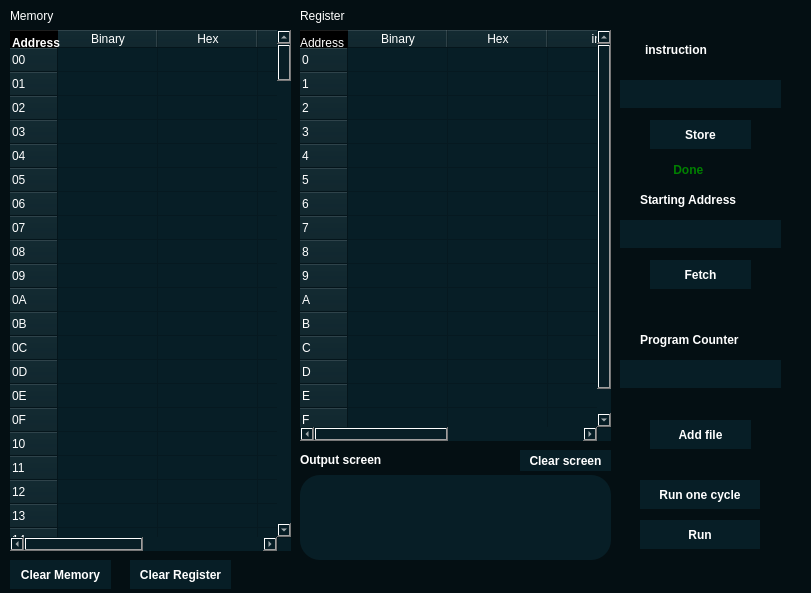
<?xml version="1.0" encoding="UTF-8"?>
<ui version="4.0">
 <class>MainWindow</class>
 <widget class="QMainWindow" name="MainWindow">
  <property name="geometry">
   <rect>
    <x>0</x>
    <y>0</y>
    <width>811</width>
    <height>593</height>
   </rect>
  </property>
  <property name="sizePolicy">
   <sizepolicy hsizetype="Ignored" vsizetype="Preferred">
    <horstretch>0</horstretch>
    <verstretch>0</verstretch>
   </sizepolicy>
  </property>
  <property name="minimumSize">
   <size>
    <width>811</width>
    <height>593</height>
   </size>
  </property>
  <property name="maximumSize">
   <size>
    <width>811</width>
    <height>593</height>
   </size>
  </property>
  <property name="windowTitle">
   <string>Vole Machine</string>
  </property>
  <widget class="QWidget" name="centralwidget">
   <property name="styleSheet">
    <string notr="true">*{
border:none;
background-color:transparent;
color:#fff;
}
#centralwidget{
background-color:#040f13;
}
QPushbutton{
	padding:10px;
	background-color:#040f13;
	border-radius:5px;
	height:30px;
	text-align:center;
}
</string>
   </property>
   <widget class="QTableWidget" name="Memory_T">
    <property name="geometry">
     <rect>
      <x>10</x>
      <y>30</y>
      <width>281</width>
      <height>521</height>
     </rect>
    </property>
    <property name="font">
     <font>
      <family>Arial</family>
      <pointsize>13</pointsize>
      <bold>true</bold>
     </font>
    </property>
    <property name="styleSheet">
     <string notr="true">background-color:#071e26;
border-radius:20px;</string>
    </property>
    <property name="editTriggers">
     <set>QAbstractItemView::NoEditTriggers</set>
    </property>
    <property name="selectionMode">
     <enum>QAbstractItemView::SingleSelection</enum>
    </property>
    <property name="sortingEnabled">
     <bool>false</bool>
    </property>
    <attribute name="verticalHeaderDefaultSectionSize">
     <number>24</number>
    </attribute>
    <row>
     <property name="text">
      <string>00         </string>
     </property>
    </row>
    <row>
     <property name="text">
      <string>01</string>
     </property>
    </row>
    <row>
     <property name="text">
      <string>02</string>
     </property>
    </row>
    <row>
     <property name="text">
      <string>03</string>
     </property>
    </row>
    <row>
     <property name="text">
      <string>04</string>
     </property>
    </row>
    <row>
     <property name="text">
      <string>05</string>
     </property>
    </row>
    <row>
     <property name="text">
      <string>06</string>
     </property>
    </row>
    <row>
     <property name="text">
      <string>07</string>
     </property>
    </row>
    <row>
     <property name="text">
      <string>08</string>
     </property>
    </row>
    <row>
     <property name="text">
      <string>09</string>
     </property>
    </row>
    <row>
     <property name="text">
      <string>0A</string>
     </property>
    </row>
    <row>
     <property name="text">
      <string>0B</string>
     </property>
    </row>
    <row>
     <property name="text">
      <string>0C</string>
     </property>
    </row>
    <row>
     <property name="text">
      <string>0D</string>
     </property>
    </row>
    <row>
     <property name="text">
      <string>0E</string>
     </property>
    </row>
    <row>
     <property name="text">
      <string>0F</string>
     </property>
    </row>
    <row>
     <property name="text">
      <string>10</string>
     </property>
    </row>
    <row>
     <property name="text">
      <string>11</string>
     </property>
    </row>
    <row>
     <property name="text">
      <string>12</string>
     </property>
    </row>
    <row>
     <property name="text">
      <string>13</string>
     </property>
    </row>
    <row>
     <property name="text">
      <string>14</string>
     </property>
    </row>
    <row>
     <property name="text">
      <string>15</string>
     </property>
    </row>
    <row>
     <property name="text">
      <string>16</string>
     </property>
    </row>
    <row>
     <property name="text">
      <string>17</string>
     </property>
    </row>
    <row>
     <property name="text">
      <string>18</string>
     </property>
    </row>
    <row>
     <property name="text">
      <string>19</string>
     </property>
    </row>
    <row>
     <property name="text">
      <string>1A</string>
     </property>
    </row>
    <row>
     <property name="text">
      <string>1B</string>
     </property>
    </row>
    <row>
     <property name="text">
      <string>1C</string>
     </property>
    </row>
    <row>
     <property name="text">
      <string>1D</string>
     </property>
    </row>
    <row>
     <property name="text">
      <string>1E</string>
     </property>
    </row>
    <row>
     <property name="text">
      <string>1F</string>
     </property>
    </row>
    <row>
     <property name="text">
      <string>20</string>
     </property>
    </row>
    <row>
     <property name="text">
      <string>21</string>
     </property>
    </row>
    <row>
     <property name="text">
      <string>22</string>
     </property>
    </row>
    <row>
     <property name="text">
      <string>23</string>
     </property>
    </row>
    <row>
     <property name="text">
      <string>24</string>
     </property>
    </row>
    <row>
     <property name="text">
      <string>25</string>
     </property>
    </row>
    <row>
     <property name="text">
      <string>26</string>
     </property>
    </row>
    <row>
     <property name="text">
      <string>27</string>
     </property>
    </row>
    <row>
     <property name="text">
      <string>28</string>
     </property>
    </row>
    <row>
     <property name="text">
      <string>29</string>
     </property>
    </row>
    <row>
     <property name="text">
      <string>2A</string>
     </property>
    </row>
    <row>
     <property name="text">
      <string>2B</string>
     </property>
    </row>
    <row>
     <property name="text">
      <string>2C</string>
     </property>
    </row>
    <row>
     <property name="text">
      <string>2D</string>
     </property>
    </row>
    <row>
     <property name="text">
      <string>2E</string>
     </property>
    </row>
    <row>
     <property name="text">
      <string>2F</string>
     </property>
    </row>
    <row>
     <property name="text">
      <string>30</string>
     </property>
    </row>
    <row>
     <property name="text">
      <string>31</string>
     </property>
    </row>
    <row>
     <property name="text">
      <string>32</string>
     </property>
    </row>
    <row>
     <property name="text">
      <string>33</string>
     </property>
    </row>
    <row>
     <property name="text">
      <string>34</string>
     </property>
    </row>
    <row>
     <property name="text">
      <string>35</string>
     </property>
    </row>
    <row>
     <property name="text">
      <string>36</string>
     </property>
    </row>
    <row>
     <property name="text">
      <string>37</string>
     </property>
    </row>
    <row>
     <property name="text">
      <string>38</string>
     </property>
    </row>
    <row>
     <property name="text">
      <string>39</string>
     </property>
    </row>
    <row>
     <property name="text">
      <string>3A</string>
     </property>
    </row>
    <row>
     <property name="text">
      <string>3B</string>
     </property>
    </row>
    <row>
     <property name="text">
      <string>3C</string>
     </property>
    </row>
    <row>
     <property name="text">
      <string>3D</string>
     </property>
    </row>
    <row>
     <property name="text">
      <string>3E</string>
     </property>
    </row>
    <row>
     <property name="text">
      <string>3F</string>
     </property>
    </row>
    <row>
     <property name="text">
      <string>40</string>
     </property>
    </row>
    <row>
     <property name="text">
      <string>41</string>
     </property>
    </row>
    <row>
     <property name="text">
      <string>42</string>
     </property>
    </row>
    <row>
     <property name="text">
      <string>43</string>
     </property>
    </row>
    <row>
     <property name="text">
      <string>44</string>
     </property>
    </row>
    <row>
     <property name="text">
      <string>45</string>
     </property>
    </row>
    <row>
     <property name="text">
      <string>46</string>
     </property>
    </row>
    <row>
     <property name="text">
      <string>47</string>
     </property>
    </row>
    <row>
     <property name="text">
      <string>48</string>
     </property>
    </row>
    <row>
     <property name="text">
      <string>49</string>
     </property>
    </row>
    <row>
     <property name="text">
      <string>4A</string>
     </property>
    </row>
    <row>
     <property name="text">
      <string>4B</string>
     </property>
    </row>
    <row>
     <property name="text">
      <string>4C</string>
     </property>
    </row>
    <row>
     <property name="text">
      <string>4D</string>
     </property>
    </row>
    <row>
     <property name="text">
      <string>4E</string>
     </property>
    </row>
    <row>
     <property name="text">
      <string>4F</string>
     </property>
    </row>
    <row>
     <property name="text">
      <string>50</string>
     </property>
    </row>
    <row>
     <property name="text">
      <string>51</string>
     </property>
    </row>
    <row>
     <property name="text">
      <string>52</string>
     </property>
    </row>
    <row>
     <property name="text">
      <string>53</string>
     </property>
    </row>
    <row>
     <property name="text">
      <string>54</string>
     </property>
    </row>
    <row>
     <property name="text">
      <string>55</string>
     </property>
    </row>
    <row>
     <property name="text">
      <string>56</string>
     </property>
    </row>
    <row>
     <property name="text">
      <string>57</string>
     </property>
    </row>
    <row>
     <property name="text">
      <string>58</string>
     </property>
    </row>
    <row>
     <property name="text">
      <string>59</string>
     </property>
    </row>
    <row>
     <property name="text">
      <string>5A</string>
     </property>
    </row>
    <row>
     <property name="text">
      <string>5B</string>
     </property>
    </row>
    <row>
     <property name="text">
      <string>5C</string>
     </property>
    </row>
    <row>
     <property name="text">
      <string>5D</string>
     </property>
    </row>
    <row>
     <property name="text">
      <string>5E</string>
     </property>
    </row>
    <row>
     <property name="text">
      <string>5F</string>
     </property>
    </row>
    <row>
     <property name="text">
      <string>60</string>
     </property>
    </row>
    <row>
     <property name="text">
      <string>61</string>
     </property>
    </row>
    <row>
     <property name="text">
      <string>62</string>
     </property>
    </row>
    <row>
     <property name="text">
      <string>63</string>
     </property>
    </row>
    <row>
     <property name="text">
      <string>64</string>
     </property>
    </row>
    <row>
     <property name="text">
      <string>65</string>
     </property>
    </row>
    <row>
     <property name="text">
      <string>66</string>
     </property>
    </row>
    <row>
     <property name="text">
      <string>67</string>
     </property>
    </row>
    <row>
     <property name="text">
      <string>68</string>
     </property>
    </row>
    <row>
     <property name="text">
      <string>69</string>
     </property>
    </row>
    <row>
     <property name="text">
      <string>6A</string>
     </property>
    </row>
    <row>
     <property name="text">
      <string>6B</string>
     </property>
    </row>
    <row>
     <property name="text">
      <string>6C</string>
     </property>
    </row>
    <row>
     <property name="text">
      <string>6D</string>
     </property>
    </row>
    <row>
     <property name="text">
      <string>6E</string>
     </property>
    </row>
    <row>
     <property name="text">
      <string>6F</string>
     </property>
    </row>
    <row>
     <property name="text">
      <string>70</string>
     </property>
    </row>
    <row>
     <property name="text">
      <string>71</string>
     </property>
    </row>
    <row>
     <property name="text">
      <string>72</string>
     </property>
    </row>
    <row>
     <property name="text">
      <string>73</string>
     </property>
    </row>
    <row>
     <property name="text">
      <string>74</string>
     </property>
    </row>
    <row>
     <property name="text">
      <string>75</string>
     </property>
    </row>
    <row>
     <property name="text">
      <string>76</string>
     </property>
    </row>
    <row>
     <property name="text">
      <string>77</string>
     </property>
    </row>
    <row>
     <property name="text">
      <string>78</string>
     </property>
    </row>
    <row>
     <property name="text">
      <string>79</string>
     </property>
    </row>
    <row>
     <property name="text">
      <string>7A</string>
     </property>
    </row>
    <row>
     <property name="text">
      <string>7B</string>
     </property>
    </row>
    <row>
     <property name="text">
      <string>7C</string>
     </property>
    </row>
    <row>
     <property name="text">
      <string>7D</string>
     </property>
    </row>
    <row>
     <property name="text">
      <string>7E</string>
     </property>
    </row>
    <row>
     <property name="text">
      <string>7F</string>
     </property>
    </row>
    <row>
     <property name="text">
      <string>80</string>
     </property>
    </row>
    <row>
     <property name="text">
      <string>81</string>
     </property>
    </row>
    <row>
     <property name="text">
      <string>82</string>
     </property>
    </row>
    <row>
     <property name="text">
      <string>83</string>
     </property>
    </row>
    <row>
     <property name="text">
      <string>84</string>
     </property>
    </row>
    <row>
     <property name="text">
      <string>85</string>
     </property>
    </row>
    <row>
     <property name="text">
      <string>86</string>
     </property>
    </row>
    <row>
     <property name="text">
      <string>87</string>
     </property>
    </row>
    <row>
     <property name="text">
      <string>88</string>
     </property>
    </row>
    <row>
     <property name="text">
      <string>89</string>
     </property>
    </row>
    <row>
     <property name="text">
      <string>8A</string>
     </property>
    </row>
    <row>
     <property name="text">
      <string>8B</string>
     </property>
    </row>
    <row>
     <property name="text">
      <string>8C</string>
     </property>
    </row>
    <row>
     <property name="text">
      <string>8D</string>
     </property>
    </row>
    <row>
     <property name="text">
      <string>8E</string>
     </property>
    </row>
    <row>
     <property name="text">
      <string>8F</string>
     </property>
    </row>
    <row>
     <property name="text">
      <string>90</string>
     </property>
    </row>
    <row>
     <property name="text">
      <string>91</string>
     </property>
    </row>
    <row>
     <property name="text">
      <string>92</string>
     </property>
    </row>
    <row>
     <property name="text">
      <string>93</string>
     </property>
    </row>
    <row>
     <property name="text">
      <string>94</string>
     </property>
    </row>
    <row>
     <property name="text">
      <string>95</string>
     </property>
    </row>
    <row>
     <property name="text">
      <string>96</string>
     </property>
    </row>
    <row>
     <property name="text">
      <string>97</string>
     </property>
    </row>
    <row>
     <property name="text">
      <string>98</string>
     </property>
    </row>
    <row>
     <property name="text">
      <string>99</string>
     </property>
    </row>
    <row>
     <property name="text">
      <string>9A</string>
     </property>
    </row>
    <row>
     <property name="text">
      <string>9B</string>
     </property>
    </row>
    <row>
     <property name="text">
      <string>9C</string>
     </property>
    </row>
    <row>
     <property name="text">
      <string>9D</string>
     </property>
    </row>
    <row>
     <property name="text">
      <string>9E</string>
     </property>
    </row>
    <row>
     <property name="text">
      <string>9F</string>
     </property>
    </row>
    <row>
     <property name="text">
      <string>A1</string>
     </property>
    </row>
    <row>
     <property name="text">
      <string>A2</string>
     </property>
    </row>
    <row>
     <property name="text">
      <string>A3</string>
     </property>
    </row>
    <row>
     <property name="text">
      <string>A4</string>
     </property>
    </row>
    <row>
     <property name="text">
      <string>A5</string>
     </property>
    </row>
    <row>
     <property name="text">
      <string>A6</string>
     </property>
    </row>
    <row>
     <property name="text">
      <string>A7</string>
     </property>
    </row>
    <row>
     <property name="text">
      <string>A8</string>
     </property>
    </row>
    <row>
     <property name="text">
      <string>A9</string>
     </property>
    </row>
    <row>
     <property name="text">
      <string>AA</string>
     </property>
    </row>
    <row>
     <property name="text">
      <string>AB</string>
     </property>
    </row>
    <row>
     <property name="text">
      <string>AC</string>
     </property>
    </row>
    <row>
     <property name="text">
      <string>AD</string>
     </property>
    </row>
    <row>
     <property name="text">
      <string>AE</string>
     </property>
    </row>
    <row>
     <property name="text">
      <string>AF</string>
     </property>
    </row>
    <row>
     <property name="text">
      <string>B0</string>
     </property>
    </row>
    <row>
     <property name="text">
      <string>B1</string>
     </property>
    </row>
    <row>
     <property name="text">
      <string>B2</string>
     </property>
    </row>
    <row>
     <property name="text">
      <string>B3</string>
     </property>
    </row>
    <row>
     <property name="text">
      <string>B4</string>
     </property>
    </row>
    <row>
     <property name="text">
      <string>B5</string>
     </property>
    </row>
    <row>
     <property name="text">
      <string>B6</string>
     </property>
    </row>
    <row>
     <property name="text">
      <string>B7</string>
     </property>
    </row>
    <row>
     <property name="text">
      <string>B8</string>
     </property>
    </row>
    <row>
     <property name="text">
      <string>B9</string>
     </property>
    </row>
    <row>
     <property name="text">
      <string>BA</string>
     </property>
    </row>
    <row>
     <property name="text">
      <string>BB</string>
     </property>
    </row>
    <row>
     <property name="text">
      <string>BC</string>
     </property>
    </row>
    <row>
     <property name="text">
      <string>BD</string>
     </property>
    </row>
    <row>
     <property name="text">
      <string>BE</string>
     </property>
    </row>
    <row>
     <property name="text">
      <string>BF</string>
     </property>
    </row>
    <row>
     <property name="text">
      <string>C0</string>
     </property>
    </row>
    <row>
     <property name="text">
      <string>C1</string>
     </property>
    </row>
    <row>
     <property name="text">
      <string>C2</string>
     </property>
    </row>
    <row>
     <property name="text">
      <string>C3</string>
     </property>
    </row>
    <row>
     <property name="text">
      <string>C4</string>
     </property>
    </row>
    <row>
     <property name="text">
      <string>C5</string>
     </property>
    </row>
    <row>
     <property name="text">
      <string>C6</string>
     </property>
    </row>
    <row>
     <property name="text">
      <string>C7</string>
     </property>
    </row>
    <row>
     <property name="text">
      <string>C8</string>
     </property>
    </row>
    <row>
     <property name="text">
      <string>C9</string>
     </property>
    </row>
    <row>
     <property name="text">
      <string>CA</string>
     </property>
    </row>
    <row>
     <property name="text">
      <string>CB</string>
     </property>
    </row>
    <row>
     <property name="text">
      <string>CC</string>
     </property>
    </row>
    <row>
     <property name="text">
      <string>CD</string>
     </property>
    </row>
    <row>
     <property name="text">
      <string>CE</string>
     </property>
    </row>
    <row>
     <property name="text">
      <string>CF</string>
     </property>
    </row>
    <row>
     <property name="text">
      <string>D0</string>
     </property>
    </row>
    <row>
     <property name="text">
      <string>D1</string>
     </property>
    </row>
    <row>
     <property name="text">
      <string>D2</string>
     </property>
    </row>
    <row>
     <property name="text">
      <string>D3</string>
     </property>
    </row>
    <row>
     <property name="text">
      <string>D4</string>
     </property>
    </row>
    <row>
     <property name="text">
      <string>D5</string>
     </property>
    </row>
    <row>
     <property name="text">
      <string>D6</string>
     </property>
    </row>
    <row>
     <property name="text">
      <string>D7</string>
     </property>
    </row>
    <row>
     <property name="text">
      <string>D8</string>
     </property>
    </row>
    <row>
     <property name="text">
      <string>D9</string>
     </property>
    </row>
    <row>
     <property name="text">
      <string>DA</string>
     </property>
    </row>
    <row>
     <property name="text">
      <string>DB</string>
     </property>
    </row>
    <row>
     <property name="text">
      <string>DC</string>
     </property>
    </row>
    <row>
     <property name="text">
      <string>DD</string>
     </property>
    </row>
    <row>
     <property name="text">
      <string>DE</string>
     </property>
    </row>
    <row>
     <property name="text">
      <string>DF</string>
     </property>
    </row>
    <row>
     <property name="text">
      <string>E0</string>
     </property>
    </row>
    <row>
     <property name="text">
      <string>E1</string>
     </property>
    </row>
    <row>
     <property name="text">
      <string>E2</string>
     </property>
    </row>
    <row>
     <property name="text">
      <string>E3</string>
     </property>
    </row>
    <row>
     <property name="text">
      <string>E4</string>
     </property>
    </row>
    <row>
     <property name="text">
      <string>E5</string>
     </property>
    </row>
    <row>
     <property name="text">
      <string>E6</string>
     </property>
    </row>
    <row>
     <property name="text">
      <string>E7</string>
     </property>
    </row>
    <row>
     <property name="text">
      <string>E8</string>
     </property>
    </row>
    <row>
     <property name="text">
      <string>E9</string>
     </property>
    </row>
    <row>
     <property name="text">
      <string>EA</string>
     </property>
    </row>
    <row>
     <property name="text">
      <string>EB</string>
     </property>
    </row>
    <row>
     <property name="text">
      <string>EC</string>
     </property>
    </row>
    <row>
     <property name="text">
      <string>ED</string>
     </property>
    </row>
    <row>
     <property name="text">
      <string>EE</string>
     </property>
    </row>
    <row>
     <property name="text">
      <string>EF</string>
     </property>
    </row>
    <row>
     <property name="text">
      <string>F0</string>
     </property>
    </row>
    <row>
     <property name="text">
      <string>F1</string>
     </property>
    </row>
    <row>
     <property name="text">
      <string>F2</string>
     </property>
    </row>
    <row>
     <property name="text">
      <string>F3</string>
     </property>
    </row>
    <row>
     <property name="text">
      <string>F4</string>
     </property>
    </row>
    <row>
     <property name="text">
      <string>F5</string>
     </property>
    </row>
    <row>
     <property name="text">
      <string>F6</string>
     </property>
    </row>
    <row>
     <property name="text">
      <string>F7</string>
     </property>
    </row>
    <row>
     <property name="text">
      <string>F8</string>
     </property>
    </row>
    <row>
     <property name="text">
      <string>F9</string>
     </property>
    </row>
    <row>
     <property name="text">
      <string>FA</string>
     </property>
    </row>
    <row>
     <property name="text">
      <string>FB</string>
     </property>
    </row>
    <row>
     <property name="text">
      <string>FC</string>
     </property>
    </row>
    <row>
     <property name="text">
      <string>FD</string>
     </property>
    </row>
    <row>
     <property name="text">
      <string>FE</string>
     </property>
    </row>
    <row>
     <property name="text">
      <string>FF</string>
     </property>
    </row>
    <column>
     <property name="text">
      <string>Binary</string>
     </property>
    </column>
    <column>
     <property name="text">
      <string>Hex</string>
     </property>
    </column>
    <column>
     <property name="text">
      <string>int</string>
     </property>
    </column>
    <column>
     <property name="text">
      <string>Float</string>
     </property>
    </column>
   </widget>
   <widget class="QLabel" name="Address_L">
    <property name="geometry">
     <rect>
      <x>12</x>
      <y>33</y>
      <width>61</width>
      <height>20</height>
     </rect>
    </property>
    <property name="font">
     <font>
      <family>Arial</family>
      <bold>true</bold>
     </font>
    </property>
    <property name="text">
     <string>Address</string>
    </property>
   </widget>
   <widget class="QLabel" name="Memory_L">
    <property name="geometry">
     <rect>
      <x>10</x>
      <y>0</y>
      <width>71</width>
      <height>31</height>
     </rect>
    </property>
    <property name="text">
     <string>Memory</string>
    </property>
   </widget>
   <widget class="QTableWidget" name="Register_T">
    <property name="geometry">
     <rect>
      <x>300</x>
      <y>30</y>
      <width>311</width>
      <height>411</height>
     </rect>
    </property>
    <property name="font">
     <font>
      <family>Arial</family>
      <bold>true</bold>
     </font>
    </property>
    <property name="styleSheet">
     <string notr="true">background-color:#071e26;
border-radius:20px;</string>
    </property>
    <property name="editTriggers">
     <set>QAbstractItemView::NoEditTriggers</set>
    </property>
    <property name="selectionMode">
     <enum>QAbstractItemView::SingleSelection</enum>
    </property>
    <property name="sortingEnabled">
     <bool>false</bool>
    </property>
    <property name="wordWrap">
     <bool>true</bool>
    </property>
    <property name="rowCount">
     <number>16</number>
    </property>
    <attribute name="verticalHeaderMinimumSectionSize">
     <number>24</number>
    </attribute>
    <attribute name="verticalHeaderDefaultSectionSize">
     <number>24</number>
    </attribute>
    <row>
     <property name="text">
      <string>0           </string>
     </property>
    </row>
    <row>
     <property name="text">
      <string>1</string>
     </property>
    </row>
    <row>
     <property name="text">
      <string>2</string>
     </property>
    </row>
    <row>
     <property name="text">
      <string>3</string>
     </property>
    </row>
    <row>
     <property name="text">
      <string>4</string>
     </property>
    </row>
    <row>
     <property name="text">
      <string>5</string>
     </property>
    </row>
    <row>
     <property name="text">
      <string>6</string>
     </property>
    </row>
    <row>
     <property name="text">
      <string>7</string>
     </property>
    </row>
    <row>
     <property name="text">
      <string>8</string>
     </property>
    </row>
    <row>
     <property name="text">
      <string>9</string>
     </property>
    </row>
    <row>
     <property name="text">
      <string>A</string>
     </property>
    </row>
    <row>
     <property name="text">
      <string>B</string>
     </property>
    </row>
    <row>
     <property name="text">
      <string>C</string>
     </property>
    </row>
    <row>
     <property name="text">
      <string>D</string>
     </property>
    </row>
    <row>
     <property name="text">
      <string>E</string>
     </property>
    </row>
    <row>
     <property name="text">
      <string>F</string>
     </property>
    </row>
    <column>
     <property name="text">
      <string>Binary</string>
     </property>
    </column>
    <column>
     <property name="text">
      <string>Hex</string>
     </property>
    </column>
    <column>
     <property name="text">
      <string>int</string>
     </property>
    </column>
    <column>
     <property name="text">
      <string>Float</string>
     </property>
    </column>
   </widget>
   <widget class="QLabel" name="Address_L_2">
    <property name="geometry">
     <rect>
      <x>300</x>
      <y>33</y>
      <width>61</width>
      <height>20</height>
     </rect>
    </property>
    <property name="text">
     <string>Address</string>
    </property>
   </widget>
   <widget class="QLabel" name="Register_L">
    <property name="geometry">
     <rect>
      <x>300</x>
      <y>0</y>
      <width>71</width>
      <height>31</height>
     </rect>
    </property>
    <property name="text">
     <string>Register</string>
    </property>
   </widget>
   <widget class="QPushButton" name="C_M_btn">
    <property name="geometry">
     <rect>
      <x>10</x>
      <y>560</y>
      <width>101</width>
      <height>29</height>
     </rect>
    </property>
    <property name="font">
     <font>
      <bold>true</bold>
     </font>
    </property>
    <property name="styleSheet">
     <string notr="true">QPushButton{
background-color:#071e26;
border-radius:30px;
}

QPushButton:Hover{
	background-color:#14495c;
}
QPushButton:Pressed{
	background-color:#0f3542;
}</string>
    </property>
    <property name="text">
     <string>Clear Memory</string>
    </property>
   </widget>
   <widget class="QPushButton" name="C_R_btn">
    <property name="geometry">
     <rect>
      <x>130</x>
      <y>560</y>
      <width>101</width>
      <height>29</height>
     </rect>
    </property>
    <property name="font">
     <font>
      <bold>true</bold>
     </font>
    </property>
    <property name="styleSheet">
     <string notr="true">QPushButton{
background-color:#071e26;
border-radius:30px;
}

QPushButton:Hover{
	background-color:#14495c;
}
QPushButton:Pressed{
	background-color:#0f3542;
}</string>
    </property>
    <property name="text">
     <string>Clear Register</string>
    </property>
   </widget>
   <widget class="QTextEdit" name="textEdit">
    <property name="geometry">
     <rect>
      <x>300</x>
      <y>475</y>
      <width>311</width>
      <height>85</height>
     </rect>
    </property>
    <property name="font">
     <font>
      <bold>true</bold>
     </font>
    </property>
    <property name="styleSheet">
     <string notr="true">background-color:#071e26;
border-radius:20px;</string>
    </property>
    <property name="readOnly">
     <bool>true</bool>
    </property>
   </widget>
   <widget class="QLabel" name="out_L">
    <property name="geometry">
     <rect>
      <x>300</x>
      <y>450</y>
      <width>101</width>
      <height>20</height>
     </rect>
    </property>
    <property name="font">
     <font>
      <bold>true</bold>
     </font>
    </property>
    <property name="styleSheet">
     <string notr="true">
border-radius:20px;</string>
    </property>
    <property name="text">
     <string>Output screen</string>
    </property>
   </widget>
   <widget class="QPushButton" name="C_S_btn">
    <property name="geometry">
     <rect>
      <x>520</x>
      <y>450</y>
      <width>91</width>
      <height>21</height>
     </rect>
    </property>
    <property name="font">
     <font>
      <bold>true</bold>
     </font>
    </property>
    <property name="styleSheet">
     <string notr="true">QPushButton{
background-color:#071e26;
border-radius:30px;
}

QPushButton:Hover{
	background-color:#14495c;
}
QPushButton:Pressed{
	background-color:#0f3542;
}</string>
    </property>
    <property name="text">
     <string>Clear screen</string>
    </property>
   </widget>
   <widget class="QPushButton" name="run_next_btn">
    <property name="geometry">
     <rect>
      <x>640</x>
      <y>480</y>
      <width>120</width>
      <height>29</height>
     </rect>
    </property>
    <property name="font">
     <font>
      <bold>true</bold>
     </font>
    </property>
    <property name="styleSheet">
     <string notr="true">QPushButton{
background-color:#071e26;
border-radius:30px;
}

QPushButton:Hover{
	background-color:#14495c;
}
QPushButton:Pressed{
	background-color:#0f3542;
}</string>
    </property>
    <property name="text">
     <string>Run one cycle</string>
    </property>
   </widget>
   <widget class="QPushButton" name="run_halt_btn">
    <property name="geometry">
     <rect>
      <x>640</x>
      <y>520</y>
      <width>120</width>
      <height>29</height>
     </rect>
    </property>
    <property name="font">
     <font>
      <bold>true</bold>
     </font>
    </property>
    <property name="styleSheet">
     <string notr="true">QPushButton{
background-color:#071e26;
border-radius:30px;
}

QPushButton:Hover{
	background-color:#14495c;
}
QPushButton:Pressed{
	background-color:#0f3542;
}</string>
    </property>
    <property name="text">
     <string>Run</string>
    </property>
   </widget>
   <widget class="QLineEdit" name="inst_kine">
    <property name="geometry">
     <rect>
      <x>620</x>
      <y>80</y>
      <width>161</width>
      <height>28</height>
     </rect>
    </property>
    <property name="font">
     <font>
      <bold>true</bold>
     </font>
    </property>
    <property name="styleSheet">
     <string notr="true">background-color:#071e26;
border-radius:20px;</string>
    </property>
    <property name="maxLength">
     <number>4</number>
    </property>
   </widget>
   <widget class="QPushButton" name="store_btn">
    <property name="geometry">
     <rect>
      <x>650</x>
      <y>120</y>
      <width>101</width>
      <height>29</height>
     </rect>
    </property>
    <property name="font">
     <font>
      <bold>true</bold>
     </font>
    </property>
    <property name="styleSheet">
     <string notr="true">QPushButton{
background-color:#071e26;
border-radius:30px;
}

QPushButton:Hover{
	background-color:#14495c;
}
QPushButton:Pressed{
	background-color:#0f3542;
}</string>
    </property>
    <property name="text">
     <string>Store</string>
    </property>
    <property name="checkable">
     <bool>false</bool>
    </property>
   </widget>
   <widget class="QLabel" name="inst_L">
    <property name="geometry">
     <rect>
      <x>645</x>
      <y>40</y>
      <width>91</width>
      <height>20</height>
     </rect>
    </property>
    <property name="font">
     <font>
      <bold>true</bold>
     </font>
    </property>
    <property name="text">
     <string>instruction</string>
    </property>
   </widget>
   <widget class="QLabel" name="PC_L">
    <property name="geometry">
     <rect>
      <x>640</x>
      <y>330</y>
      <width>121</width>
      <height>20</height>
     </rect>
    </property>
    <property name="font">
     <font>
      <bold>true</bold>
     </font>
    </property>
    <property name="text">
     <string>Program Counter</string>
    </property>
   </widget>
   <widget class="QPushButton" name="Add_btn">
    <property name="geometry">
     <rect>
      <x>650</x>
      <y>420</y>
      <width>101</width>
      <height>29</height>
     </rect>
    </property>
    <property name="font">
     <font>
      <family>Arial</family>
      <bold>true</bold>
     </font>
    </property>
    <property name="styleSheet">
     <string notr="true">QPushButton{
background-color:#071e26;
border-radius:30px;
}

QPushButton:Hover{
	background-color:#14495c;
}
QPushButton:Pressed{
	background-color:#0f3542;
}</string>
    </property>
    <property name="text">
     <string>Add file</string>
    </property>
   </widget>
   <widget class="QLabel" name="done">
    <property name="geometry">
     <rect>
      <x>640</x>
      <y>160</y>
      <width>121</width>
      <height>20</height>
     </rect>
    </property>
    <property name="font">
     <font>
      <bold>true</bold>
     </font>
    </property>
    <property name="styleSheet">
     <string notr="true">color:green</string>
    </property>
    <property name="text">
     <string>          Done</string>
    </property>
   </widget>
   <widget class="QPushButton" name="Fetch_btn">
    <property name="geometry">
     <rect>
      <x>650</x>
      <y>260</y>
      <width>101</width>
      <height>29</height>
     </rect>
    </property>
    <property name="font">
     <font>
      <family>Arial</family>
      <bold>true</bold>
     </font>
    </property>
    <property name="styleSheet">
     <string notr="true">QPushButton{
background-color:#071e26;
border-radius:30px;
}

QPushButton:Hover{
	background-color:#14495c;
}
QPushButton:Pressed{
	background-color:#0f3542;
}</string>
    </property>
    <property name="text">
     <string>Fetch</string>
    </property>
   </widget>
   <widget class="QLineEdit" name="start_line">
    <property name="geometry">
     <rect>
      <x>620</x>
      <y>220</y>
      <width>161</width>
      <height>28</height>
     </rect>
    </property>
    <property name="font">
     <font>
      <bold>true</bold>
     </font>
    </property>
    <property name="styleSheet">
     <string notr="true">background-color:#071e26;
border-radius:20px;</string>
    </property>
    <property name="maxLength">
     <number>2</number>
    </property>
    <property name="readOnly">
     <bool>false</bool>
    </property>
   </widget>
   <widget class="QLabel" name="start_address_L">
    <property name="geometry">
     <rect>
      <x>640</x>
      <y>190</y>
      <width>121</width>
      <height>20</height>
     </rect>
    </property>
    <property name="font">
     <font>
      <bold>true</bold>
     </font>
    </property>
    <property name="text">
     <string>Starting Address</string>
    </property>
   </widget>
   <widget class="QLineEdit" name="pc_line">
    <property name="geometry">
     <rect>
      <x>620</x>
      <y>360</y>
      <width>161</width>
      <height>28</height>
     </rect>
    </property>
    <property name="font">
     <font>
      <bold>true</bold>
     </font>
    </property>
    <property name="styleSheet">
     <string notr="true">background-color:#071e26;
border-radius:20px;</string>
    </property>
    <property name="maxLength">
     <number>3000</number>
    </property>
    <property name="readOnly">
     <bool>true</bool>
    </property>
   </widget>
   <widget class="Line" name="line">
    <property name="geometry">
     <rect>
      <x>610</x>
      <y>313</y>
      <width>211</width>
      <height>20</height>
     </rect>
    </property>
    <property name="styleSheet">
     <string notr="true">color:white;</string>
    </property>
    <property name="frameShadow">
     <enum>QFrame::Sunken</enum>
    </property>
    <property name="lineWidth">
     <number>1</number>
    </property>
    <property name="orientation">
     <enum>Qt::Horizontal</enum>
    </property>
   </widget>
  </widget>
 </widget>
 <resources/>
 <connections/>
</ui>
